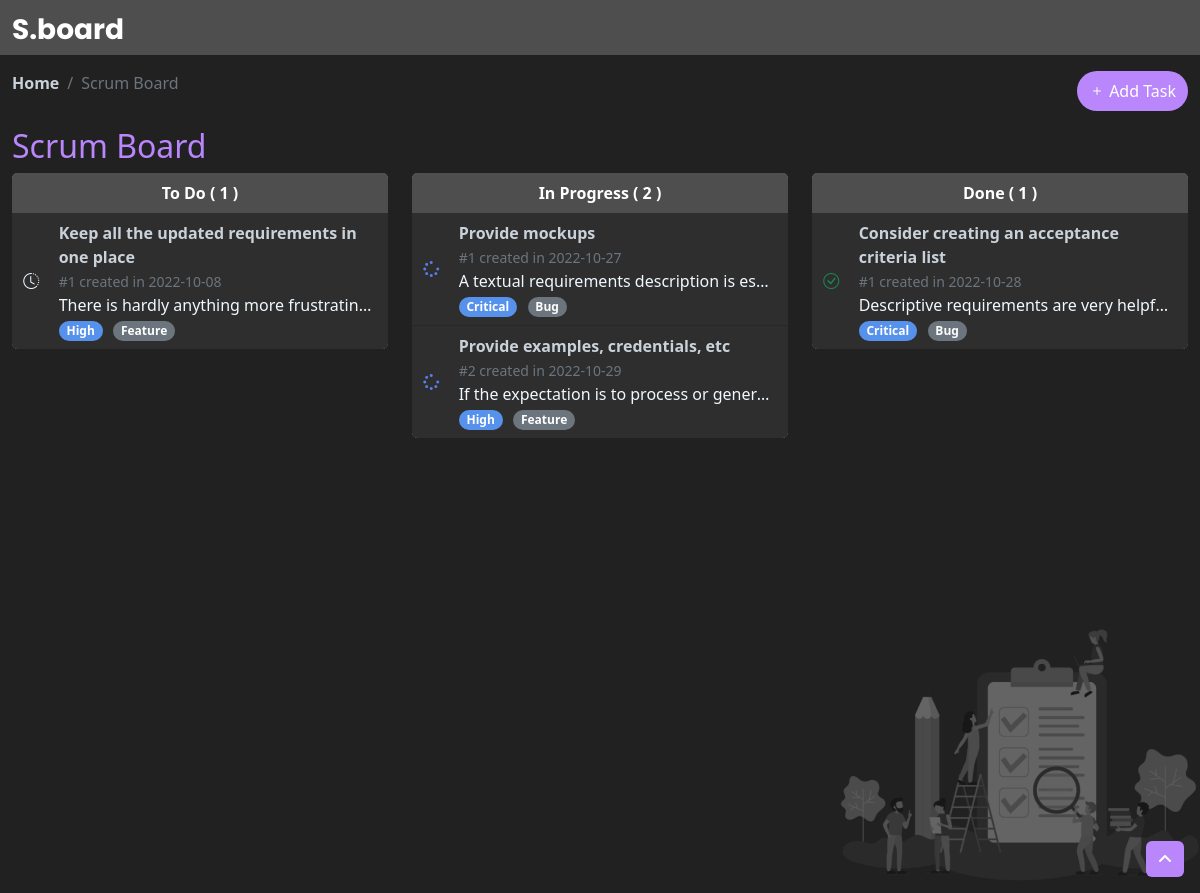
The page / on the database its author committed.
### tables this page shows
CREATE TABLE IF NOT EXISTS `tasks` (
  `id` int NOT NULL AUTO_INCREMENT,
  `title` varchar(255) NOT NULL,
  `type_id` int NOT NULL,
  `priority_id` int NOT NULL,
  `status_id` int NOT NULL,
  `task_datetime` date NOT NULL,
  `description` text NOT NULL,
  PRIMARY KEY (`id`),
  KEY `type_id` (`type_id`),
  KEY `priority_id` (`priority_id`),
  KEY `status_id` (`status_id`)
);

CREATE TABLE IF NOT EXISTS `priorities` (
  `id` int NOT NULL AUTO_INCREMENT,
  `name` varchar(255) NOT NULL,
  PRIMARY KEY (`id`)
);

CREATE TABLE IF NOT EXISTS `types` (
  `id` int NOT NULL AUTO_INCREMENT,
  `name` varchar(255) NOT NULL,
  PRIMARY KEY (`id`)
);

### scripts.php (called while the page is built, shortened)
<?php
include('database.php');
function getTasks($status)
{
    global $conn;
    $sql = "SELECT
        ta.id as id ,
        ta.title as title ,
        ty.name as type,
        s.name as status,
        s.id as id_status,
        p.name as priority,
        p.id as id_priority,
        ta.task_datetime as date,
        ta.description as description
    FROM
        tasks as ta ,
        priorities as p ,
        statuses as s ,
        types as ty
    WHERE
        ta.type_id = ty.id
    and
        ta.status_id = s.id
    and
        ta.priority_id = p.id
    and
        s.name= '$status'
       ";
    $res = $conn->query($sql);
    return $res;
}

### index.php (the view, shortened to what this page needs)
<?php
include('scripts.php');
?>
<!DOCTYPE html>
<html lang="en">
<head>
	<link rel="stylesheet" href="assets/css/default/app.min.css">
	<link rel="stylesheet" href="https://cdn.jsdelivr.net/npm/bootstrap-icons@1.9.1/font/bootstrap-icons.css" />
	<link rel="stylesheet" href="https://cdnjs.cloudflare.com/ajax/libs/font-awesome/6.2.0/css/all.min.css" />
	<link rel="stylesheet" href="https://cdnjs.cloudflare.com/ajax/libs/limonte-sweetalert2/11.6.1/sweetalert2.min.css" />
	<link href="assets/css/style.css" rel="stylesheet" />
</head>
<body class="main-style">
	<div id="app" class="app-without-sidebar">
		<header>
			<nav class="navbar header-color">
				<div class="container-fluid">
					<a class="navbar-brand" href="#">
						<h3 class="fw-bold text-white logo">S.board</h3>
					</a>
				</div>
			</nav>
			<div class="container-fluid">
				<div class="bread">
					<ol class="breadcrumb">
						<li class="breadcrumb-item"><a href="#" class="text-decoration-none fw-bold title">Home</a></li>
						<li class="breadcrumb-item active title" aria-current="page">Scrum Board</li>
					</ol>
					<button type="button" class="btn btn-secondary rounded-pill float-end btn-add-task" onclick="createTask()" data-bs-toggle="modal" data-bs-target="#myModal">
						<i class="bi bi-plus"></i>
						Add Task
					</button>
				</div>
				<h2 class="title-board">Scrum Board</h2>
			</div>
		</header>
		<div id="content" class="app-content container-fluid">
			<div class="row" id="all-tasks">
				<?php
				$toDo = getTasks('To Do');
				$inProgress = getTasks('In Progress');
				$done = getTasks('Done');
				?>
				<div class="col-md-4 col-sm-12 mb-3">
					<div class="card">
						<div class="card-header text-center header-color text-white bg-dark fw-bold list-header-color">
							To Do (
							<span id="count-todo">
								<?php
								echo mysqli_num_rows($toDo);
								?>
							</span>)
						</div>
						<div class="list-group list-group-flush" id="toDo">
							<?php
							foreach ($toDo as $key => $row) { ?>
								<button type="button" class="list-group-item card-color" data-status="<?= $row['id_status'] ?>" data-id="<?= $row['id'] ?>" id="<?= $row['id'] ?>" onclick="getTask(<?= $row['id'] ?>)">
									<div class="row">
										<div class="col-1 my-auto d-flex justify-content-center">
											<i class="fa-solid d-flex bi bi-clock-history"></i>
										</div>
										<div class="col-11">
											<p class="fs-6 fw-semibold title m-0" data="<?= $row['title'] ?>"><?= $row['title'] ?></p>
											<small class="fw-light text-muted" data="<?= $row['date'] ?>">#<?= $key + 1 ?> created in <?= $row['date'] ?></small>
											<div class="text-truncate text-break" data="<?= $row['description'] ?>" title="<?= $row['description'] ?>">
												<?= $row['description'] ?>
											</div>
											<span class="badge rounded-pill text-white blue-color" data="<?= $row['id_priority'] ?>"><?= $row['priority'] ?></span>
											<span class="badge rounded-pill text-bg-secondary" data="<?= $row['type'] ?>"><?= $row['type'] ?></span>
										</div>
									</div>
								</button>
							<?php
							}
							?>
						</div>
					</div>
				</div>
				<div class="col-md-4 col-sm-12 mb-3">
					<div class="card">
						<div class="card-header text-center header-color text-white bg-dark fw-bold list-header-color">
							In Progress (<span id="count-in-progress">
								<?php
								echo mysqli_num_rows($inProgress);
								?>
							</span>)</div>
						<div class="list-group list-group-flush" id="inProgress">
							<?php
							foreach ($inProgress as $key => $row) { ?>
								<button type="button" class="list-group-item card-color" data-status="<?= $row['id_status'] ?>" data-id="<?= $row['id'] ?>" id="<?= $row['id'] ?>" onclick="getTask(<?= $row['id'] ?>)">
									<div class="row">
										<div class="col-1 my-auto d-flex justify-content-center">
											<i class="fa-solid d-flex fa-spinner fa-spin-pulse"></i>
										</div>
										<div class="col-11">
											<p class="fs-6 fw-semibold title m-0" data="<?= $row['title'] ?>"><?= $row['title'] ?></p>
											<small class="fw-light text-muted" data="<?= $row['date'] ?>">#<?= $key + 1 ?> created in <?= $row['date'] ?></small>
											<div class="text-truncate text-break" data="<?= $row['description'] ?>" title="<?= $row['description'] ?>">
												<?= $row['description'] ?>
											</div>
											<span class="badge rounded-pill text-white blue-color" data="<?= $row['id_priority'] ?>"><?= $row['priority'] ?></span>
											<span class="badge rounded-pill text-bg-secondary" data="<?= $row['type'] ?>"><?= $row['type'] ?></span>
										</div>
									</div>
								</button>
							<?php
							}
							?>
						</div>
					</div>
				</div>
				<div class="col-md-4 col-sm-12 mb-3">
					<div class="card">
						<div class="card-header text-center header-color text-white bg-dark fw-bold list-header-color">
							Done (<span id="count-done">
								<?php
								echo mysqli_num_rows($done);
								?>
							</span>)</div>
						<div class="list-group list-group-flush" id="done">
							<?php
							foreach ($done as $key => $row) { ?>
								<button type="button" class="list-group-item card-color" data-status="<?= $row['id_status'] ?>" data-id="<?= $row['id'] ?>" id="<?= $row['id'] ?>" onclick="getTask(<?= $row['id'] ?>)">
									<div class="row">
										<div class="col-1 my-auto d-flex justify-content-center">
											<i class="fa-solid d-flex bi bi-check-circle text-success"></i>
										</div>
										<div class="col-11">
											<p class="fs-6 fw-semibold title m-0" data="<?= $row['title'] ?>"><?= $row['title'] ?></p>
											<small class="fw-light text-muted" data="<?= $row['date'] ?>">#<?= $key + 1 ?> created in <?= $row['date'] ?></small>
											<div class="text-truncate text-break" data="<?= $row['description'] ?>" title="<?= $row['description'] ?>">
												<?= $row['description'] ?>
											</div>
											<span class="badge rounded-pill text-white blue-color" data="<?= $row['id_priority'] ?>"><?= $row['priority'] ?></span>
											<span class="badge rounded-pill text-bg-secondary" data="<?= $row['type'] ?>"><?= $row['type'] ?></span>
										</div>
									</div>
								</button>
							<?php
							}
							?>
						</div>
					</div>
				</div>
			</div>
		</div>
	</div>
	<a id="to-top" class="btn btn-icon btn-circle btn-success btn-scroll-to-top btn-add-task" data-toggle="scroll-to-top">
		<i class="fa fa-angle-up"></i>
	</a>
</body>
</html>

### assets/css/style.css (style rules this page uses)
:root { --bg-color: #212121; --card-color: #2e2e2e; --header-color: #4e4e4e; --blue-color: #5680E9; --violet-color: #ba86fc; --hover-color: #474747; --yellow-color: #ECD06F; --violet-color: #ba86fc; --white-color: #fafafa; }
.logo { font-family: 'Poppins', sans-serif; padding-bottom: 0; margin-bottom: 0; }
.navbar-brand { padding-bottom: 0; margin-bottom: 0; }
.btn-scroll-to-top { position: fixed; right: 1rem; bottom: 1rem; cursor: pointer; }
.main-style { background-color: var(--bg-color); }
.app-content { background-color: var(--bg-color); min-height: 90vh; background: url(../img/cover/cover.png) no-repeat fixed; background-size: 360px; background-position: right bottom; }
.title-board { color: var(--violet-color); }
.title { color: #c9d1d9; }
.bread { padding: 1rem 0; display: flex; justify-content: space-between; }
.header-color { background-color: var(--header-color) !important; }
.btn-add-task { background-color: var(--violet-color) !important; --bs-btn-border-color: none; }
.card { --bs-card-border-color: none !important; }
.card-color { background-color: var(--card-color); color: aliceblue; }
.blue-color { background-color: #5692EC; margin-right: .4rem; }
.fa-spinner { color: var(--blue-color); }
.list-group-item { text-align: left !important; }

### rows shown on the page
tasks: title "Keep all the updated requirements in one place", task_datetime "2022-10-08", description "There is hardly anything more frustratin…", priority.name "High", type.name "Feature"
tasks: title "Provide mockups", task_datetime "2022-10-27", description "A textual requirements description is es…", priority.name "Critical", type.name "Bug"
tasks: title "Provide examples, credentials, etc", task_datetime "2022-10-29", description "If the expectation is to process or gener…", priority.name "High", type.name "Feature"
tasks: title "Consider creating an acceptance criteria list", task_datetime "2022-10-28", description "Descriptive requirements are very helpf…", priority.name "Critical", type.name "Bug"

### other values the page prints
mysqli_num_rows($toDo) "1"
mysqli_num_rows($inProgress) "2"
mysqli_num_rows($done) "1"
